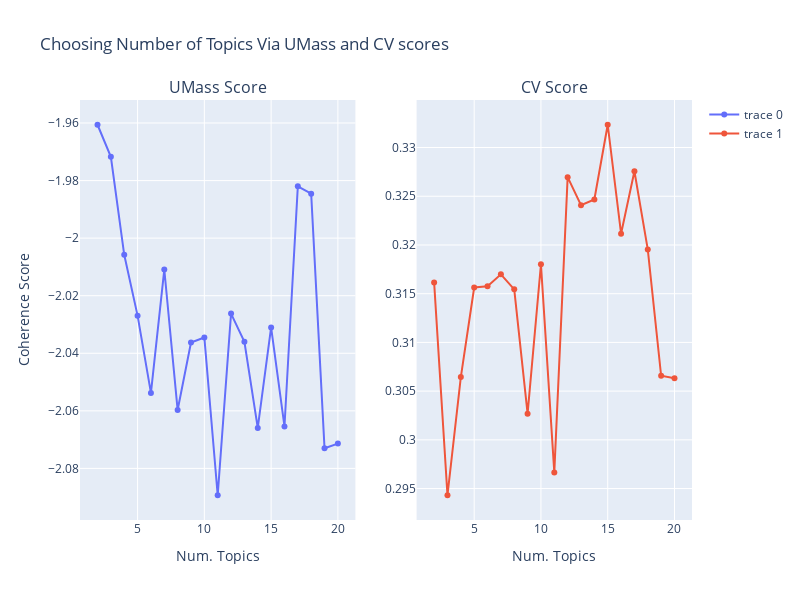

The notebook cell saved with this chart:
### Code cell
scores = pd.DataFrame(coherence_values, columns=['num_topics', 'UMass', 'CV'])

fig = make_subplots(rows=1, cols=2,
                    subplot_titles=("UMass Score", "CV Score"))

fig.add_trace(
    go.Scatter(x=scores["num_topics"], y=scores["UMass"]),
    row=1, col=1
)

fig.add_trace(
    go.Scatter(x=scores["num_topics"], y=scores["CV"]),
    row=1, col=2
)

fig.update_xaxes(title_text="Num. Topics", row=1, col=1)
fig.update_xaxes(title_text="Num. Topics", row=1, col=2)

fig.update_yaxes(title_text="Coherence Score", row=1, col=1)


fig.update_layout(height=600, width=800, title_text="Choosing Number of Topics Via UMass and CV scores")
fig.show()

### Figure 1 — Plotly figure (JSON) as saved in the notebook; plotly's stock layout.template omitted (floating-point values rounded to 4 significant figures)
{"data": [{"type": "scatter", "x": [2, 3, 4, 5, 6, 7, 8, 9, 10, 11, 12, 13, 14, 15, 16, 17, 18, 19, 20], "xaxis": "x", "y": [-1.961, -1.972, -2.006, -2.027, -2.054, -2.011, -2.06, -2.036, -2.035, -2.089, -2.026, -2.036, -2.066, -2.031, -2.065, -1.982, -1.985, -2.073, -2.071], "yaxis": "y"}, {"type": "scatter", "x": [2, 3, 4, 5, 6, 7, 8, 9, 10, 11, 12, 13, 14, 15, 16, 17, 18, 19, 20], "xaxis": "x2", "y": [0.3162, 0.2943, 0.3064, 0.3156, 0.3158, 0.317, 0.3154, 0.3027, 0.318, 0.2967, 0.327, 0.3241, 0.3247, 0.3323, 0.3212, 0.3276, 0.3195, 0.3066, 0.3063], "yaxis": "y2"}], "layout": {"annotations": [{"font": {"size": 16}, "showarrow": false, "text": "UMass Score", "x": 0.225, "xanchor": "center", "xref": "paper", "y": 1, "yanchor": "bottom", "yref": "paper"}, {"font": {"size": 16}, "showarrow": false, "text": "CV Score", "x": 0.775, "xanchor": "center", "xref": "paper", "y": 1, "yanchor": "bottom", "yref": "paper"}], "height": 600, "title": {"text": "Choosing Number of Topics Via UMass and CV scores"}, "width": 800, "xaxis": {"anchor": "y", "domain": [0, 0.45], "title": {"text": "Num. Topics"}}, "xaxis2": {"anchor": "y2", "domain": [0.55, 1], "title": {"text": "Num. Topics"}}, "yaxis": {"anchor": "x", "domain": [0, 1], "title": {"text": "Coherence Score"}}, "yaxis2": {"anchor": "x2", "domain": [0, 1]}}}
